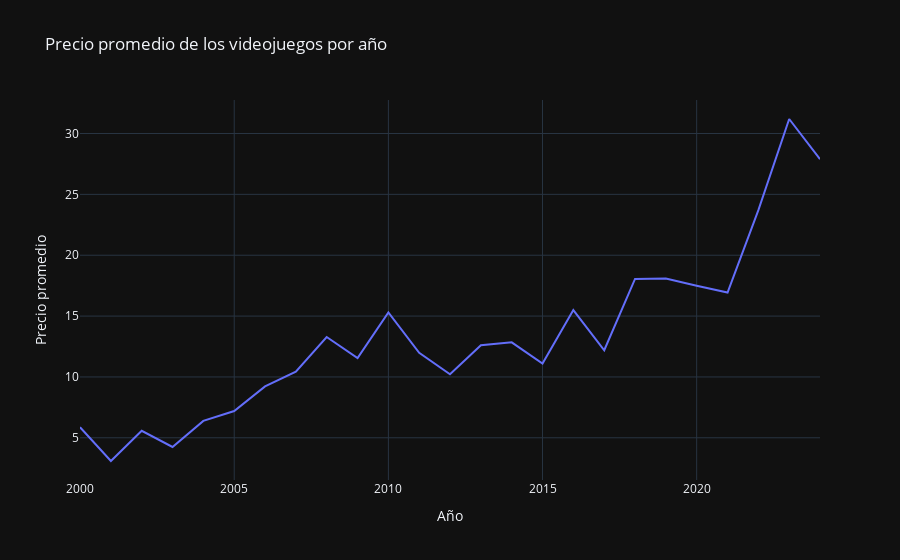

Notebook source saved alongside this figure:
### Code cell
import plotly.graph_objects as go
import pandas as pd

# Agrupar los datos por año y calcular la media de los precios
precio_anual = videogames_data.groupby('release_year')['price'].mean()

# Crear el gráfico con Plotly
fig = go.Figure()

fig.add_trace(go.Scatter(x=precio_anual.index, y=precio_anual, mode='lines', name='Datos'))

fig.update_layout(title='Precio promedio de los videojuegos por año',
                  xaxis_title='Año',
                  yaxis_title='Precio promedio',
                  template='plotly_dark')

fig.show()

# Exportar el gráfico como HTML
# fig.write_html("graphs/precio_promedio_videojuegos.html")

### Figure 1 — Plotly figure (JSON) as saved in the notebook; plotly's stock layout.template omitted (floating-point values rounded to 4 significant figures)
{"data": [{"mode": "lines", "name": "Datos", "type": "scatter", "x": ["2000-01-01T00:00:00", "2001-01-01T00:00:00", "2002-01-01T00:00:00", "2003-01-01T00:00:00", "2004-01-01T00:00:00", "2005-01-01T00:00:00", "2006-01-01T00:00:00", "2007-01-01T00:00:00", "2008-01-01T00:00:00", "2009-01-01T00:00:00", "2010-01-01T00:00:00", "2011-01-01T00:00:00", "2012-01-01T00:00:00", "2013-01-01T00:00:00", "2014-01-01T00:00:00", "2015-01-01T00:00:00", "2016-01-01T00:00:00", "2017-01-01T00:00:00", "2018-01-01T00:00:00", "2019-01-01T00:00:00", "2020-01-01T00:00:00", "2021-01-01T00:00:00", "2022-01-01T00:00:00", "2023-01-01T00:00:00", "2024-01-01T00:00:00"], "y": [5.873, 3.093, 5.574, 4.246, 6.386, 7.201, 9.223, 10.44, 13.28, 11.55, 15.3, 11.98, 10.21, 12.61, 12.84, 11.1, 15.5, 12.19, 18.05, 18.08, 17.49, 16.93, 23.7, 31.19, 27.89]}], "layout": {"title": {"text": "Precio promedio de los videojuegos por año"}, "xaxis": {"title": {"text": "Año"}}, "yaxis": {"title": {"text": "Precio promedio"}}}}
